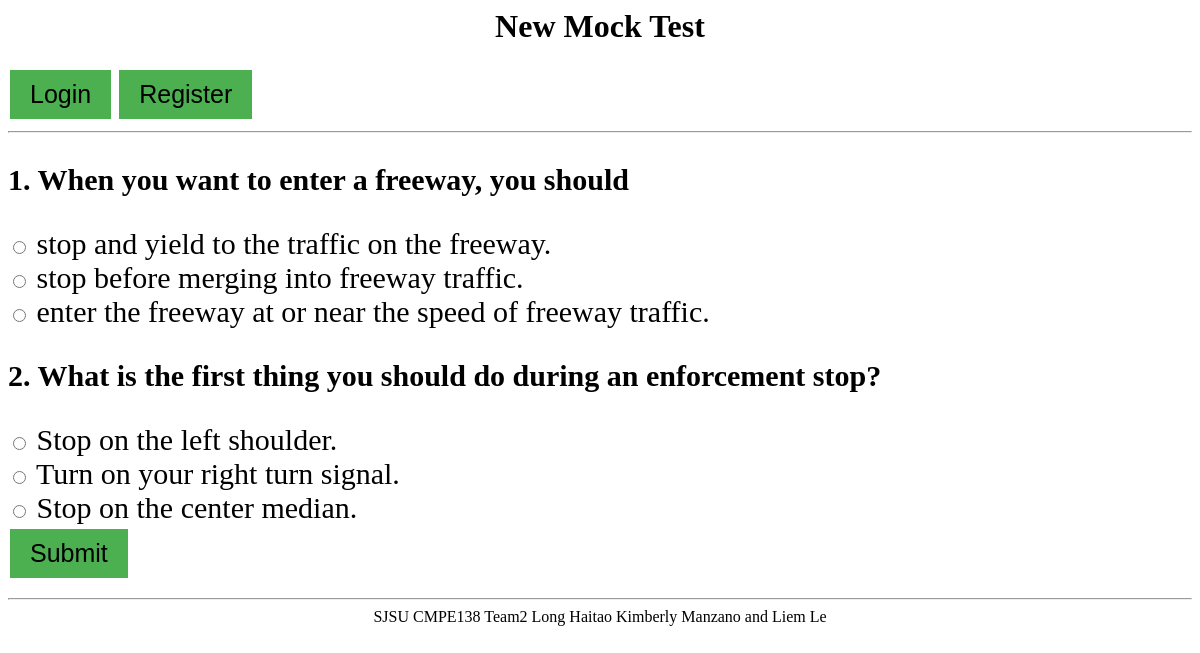
The page /user_mock_test.php on the database its author committed.
### tables this page shows
CREATE TABLE `questions` (
  `question_id` int(4) NOT NULL,
  `stem` varchar(2000) NOT NULL,
  `num_of_options` tinyint(1) NOT NULL,
  `option1` varchar(500) NOT NULL,
  `option2` varchar(500) NOT NULL,
  `option3` varchar(500) NOT NULL,
  `option4` varchar(500) NOT NULL,
  `answer` tinyint(1) NOT NULL,
  `page_id` varchar(20) NOT NULL,
  `lang` char(2) NOT NULL DEFAULT 'en'
);

### include/config.php (called while the page is built, shortened)
<?php
include_once "Table.php";
include_once "Logger.php";
$lang = 'en';
$host = "localhost";
$username = "root";
$password = "";
$database = "DMVhelper";
$OPTION_USER_MOCK_TEST = 'order by rand() limit 2';
$log = new Logger('log/', LogLevel::INFO);
try {
    $pdo = new PDO("mysql:host={$host};dbname={$database};charset=utf8",
                   $username,
                   $password);
} catch (PDOException $e) {
    echo $e->getMessage();
    $log->error($e->getMessage());
}
$table_questions = new Table($pdo, $log, 'questions', 'question_id');

### include/Table.php (called while the page is built, shortened)
<?php
include_once "Logger.php";
class Table {
    private $pdo;
    private $log;
    public function __construct(PDO $pdo, Logger $log, string $table, string $primaryKey='') {
        $this->pdo = $pdo;
        $this->log = $log;
    }
    public function select($sql) {
        $stmt = $this->action($sql);
        return $stmt->fetchAll();
    }
    private function action($sql) {
        try {
            $this->log->info(($_SESSION['email'] ?? 'Anonymous').', '.basename($_SERVER['SCRIPT_FILENAME']).', '.$sql);
            $stmt = $this->pdo->query($sql);
        } catch (PDOException $e) {
            $this->log->error($e->getMessage());
            echo $e->getMessage();
        }
        return $stmt;
    }
}

### include/Logger.php (called while the page is built, shortened)
<?php
class Logger extends AbstractLogger
{
    protected $options = array (
        'extension'      => 'txt',
        'dateFormat'     => 'Y-m-d G:i:s.u',
        'filename'       => false,
        'flushFrequency' => false,
        'prefix'         => 'log_',
        'logFormat'      => false,
        'appendContext'  => true,
    );
    private $logFilePath;
    protected $logLevels = array(
        LogLevel::EMERGENCY => 0,
        LogLevel::ALERT     => 1,
        LogLevel::CRITICAL  => 2,
        LogLevel::ERROR     => 3,
        LogLevel::WARNING   => 4,
        LogLevel::NOTICE    => 5,
        LogLevel::INFO      => 6,
        LogLevel::DEBUG     => 7
    );
    public function __construct($logDirectory, $logLevelThreshold = LogLevel::DEBUG, array $options = array())
    {
        $this->logLevelThreshold = $logLevelThreshold;
        $this->options = array_merge($this->options, $options);
    }
    public function setLogFilePath($logDirectory) {
        if ($this->options['filename']) {
            if (strpos($this->options['filename'], '.log') !== false || strpos($this->options['filename'], '.txt') !== false) {
                $this->logFilePath = $logDirectory.DIRECTORY_SEPARATOR.$this->options['filename'];
            }
            else {
                $this->logFilePath = $logDirectory.DIRECTORY_SEPARATOR.$this->options['filename'].'.'.$this->options['extension'];
            }
        } else {
            $this->logFilePath = $logDirectory.DIRECTORY_SEPARATOR.$this->options['prefix'].date('Y-m-d').'.'.$this->options['extension'];
        }
    }
    public function setFileHandle($writeMode) {
        $this->fileHandle = fopen($this->logFilePath, $writeMode);
    }
    public function log($level, $message, array $context = array())
    {
        $message = $this->formatMessage($level, $message, $context);
    }
    protected function formatMessage($level, $message, $context)
    {
        if ($this->options['logFormat']) {
            $parts = array(
                'date'          => $this->getTimestamp(),
                'level'         => strtoupper($level),
                'level-padding' => str_repeat(' ', 9 - strlen($level)),
                'priority'      => $this->logLevels[$level],
                'message'       => $message,
                'context'       => json_encode($context),
            );
            $message = $this->options['logFormat'];
            foreach ($parts as $part => $value) {
                $message = str_replace('{'.$part.'}', $value, $message);
            }
        } else {
            $message = "[{$this->getTimestamp()}] [{$level}] {$message}";
        }
        return $message.PHP_EOL;
    }
    private function getTimestamp()
    {
        $originalTime = microtime(true);
        $micro = sprintf("%06d", ($originalTime - floor($originalTime)) * 1000000);
        $date = new DateTime(date('Y-m-d H:i:s.'.$micro, (int)$originalTime));
        return $date->format($this->options['dateFormat']);
    }
}

### user_mock_test.php (the view, shortened to what this page needs)
<?php include('include/config.php') ?>
<html>
    <head>
        <link href="css/style.css" rel="stylesheet" type="text/css">
    </head>
    <body>
    <div class="center-text"><h1><?php echo $UI['new_mock_test']['title'][$lang] ?></h1></div>
    <?php include('include/login.php') ?>
    <hr>
<?php
echo <<< _END
<form action="user_process_mock_test.php" method="post">
_END;
$sql = "select * from questions where lang = 'en' {$OPTION_USER_MOCK_TEST}";
$selected_questions = $table_questions->select($sql);
$qnum = 0;
foreach ($selected_questions as $q) {
    $question_id = $q['question_id'];
    $stem = $q['stem'];
    $num_of_options = $q['num_of_options'];
    $qnum++;
    echo <<< _END
        <div class="question-stem"><p>$qnum.  $stem</p></div>
    _END;
    for ($i = 1; $i <= $num_of_options; $i++) {
        $option = $q["option" . $i];
        echo <<< _END
            <label>
            <input type="radio" id="option" onclick="submit" name=$qnum.$question_id value=$i>
            $option
            </label>
            <br />
        _END;
    }
}
echo <<< _END
<input type="submit" value="{$UI['new_mock_test']['submit'][$lang]}">
</form>
_END;
?>
    <hr>
    <?php include('include/footer.php') ?>
    </body>
</html>

### css/style.css (style rules this page uses)
.center-text { text-align: center; }
.question-stem { font-size: 30px; font-weight: bold; color:black; }
.comment, textarea, .admincrud, p,input[type="submit"] { font-size: 30px; }
label { display: inline-block; margin-right: 10px; font-size: 30px; }
input[type="submit"], button { background-color: #4CAF50; border: none; padding: 10px 20px; text-decoration: none; margin: 4px 2px; cursor: pointer; font-size: 25px; }

### rows shown on the page
questions: stem "When you want to enter a freeway, you should", option1 "stop and yield to the traffic on the freeway.", option2 "stop before merging into freeway traffic.", option3 "enter the freeway at or near the speed of freeway traffic."
questions: stem "What is the first thing you should do during an enforcement stop?", option1 "Stop on the left shoulder.", option2 "Turn on your right turn signal.", option3 "Stop on the center median."

### other values the page prints
$UI['new_mock_test']['title'][$lang] "New Mock Test"
$UI['menu']['login'][$lang] "Login"
$UI['menu']['register'][$lang] "Register"
